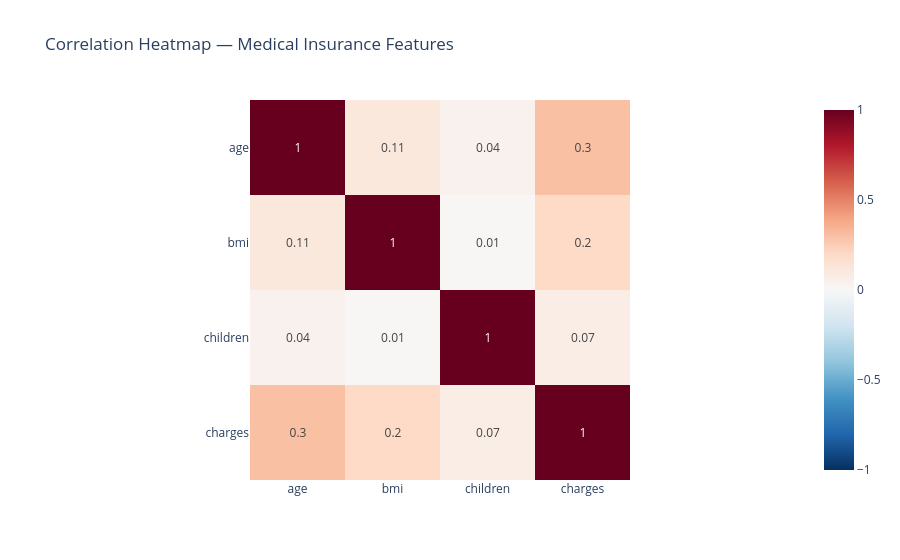

Source (notebook cell):
### Code cell
# Correlation matrix with hover
corr = df.select_dtypes(include='number').corr().round(2)
fig = px.imshow(
    corr,
    text_auto=True,
    color_continuous_scale='RdBu_r',
    title='Correlation Heatmap — Medical Insurance Features',
    zmin=-1, zmax=1
)
fig.show()

### Figure 1 — Plotly figure (JSON) as saved in the notebook; plotly's stock layout.template omitted (floating-point values rounded to 4 significant figures)
{"data": [{"coloraxis": "coloraxis", "hovertemplate": "x: %{x}<br>y: %{y}<br>color: %{z}<extra></extra>", "name": "0", "texttemplate": "%{z}", "type": "heatmap", "x": ["age", "bmi", "children", "charges"], "xaxis": "x", "y": ["age", "bmi", "children", "charges"], "yaxis": "y", "z": [[1.0, 0.11, 0.04, 0.3], [0.11, 1.0, 0.01, 0.2], [0.04, 0.01, 1.0, 0.07], [0.3, 0.2, 0.07, 1.0]]}], "layout": {"coloraxis": {"cmax": 1, "cmin": -1, "colorscale": [[0, "rgb(5,48,97)"], [0.1, "rgb(33,102,172)"], [0.2, "rgb(67,147,195)"], [0.3, "rgb(146,197,222)"], [0.4, "rgb(209,229,240)"], [0.5, "rgb(247,247,247)"], [0.6, "rgb(253,219,199)"], [0.7, "rgb(244,165,130)"], [0.8, "rgb(214,96,77)"], [0.9, "rgb(178,24,43)"], [1, "rgb(103,0,31)"]]}, "title": {"text": "Correlation Heatmap — Medical Insurance Features"}, "xaxis": {"anchor": "y", "constrain": "domain", "domain": [0, 1], "scaleanchor": "y"}, "yaxis": {"anchor": "x", "autorange": "reversed", "constrain": "domain", "domain": [0, 1]}}}
